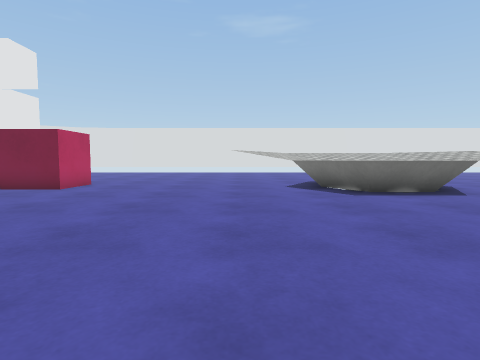
view 1 (above)

24 first-person views from a walk through a scene from a Unity 3-D project. The camera is 0.49 m above the floor, tilts 4° down and sees 80° across. The floor is counted in squares, 0.5 m on a side. Each view is taken from the middle of a square. On the plan, view 1 faces up. The plan holds only what a view shows up to about 11 squares ahead; the rest is blank. The place goes on beyond the plan. Surface patterns are stand-ins for the level's own textures.

view 2
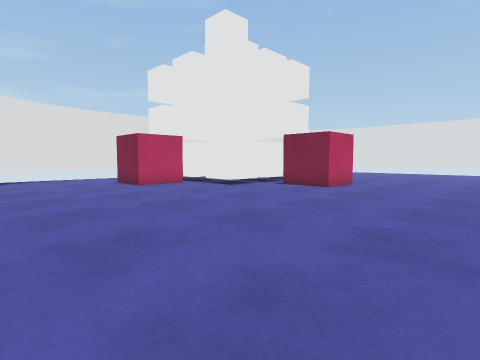

view 3
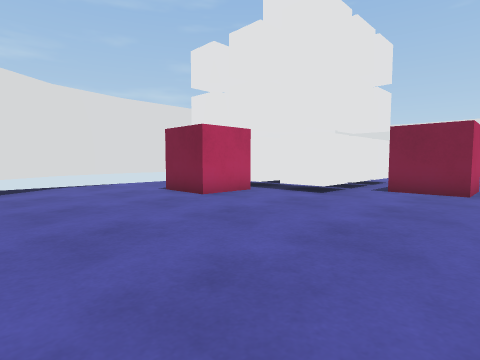

view 4
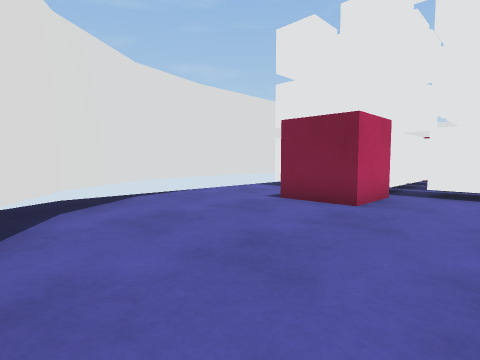

view 5
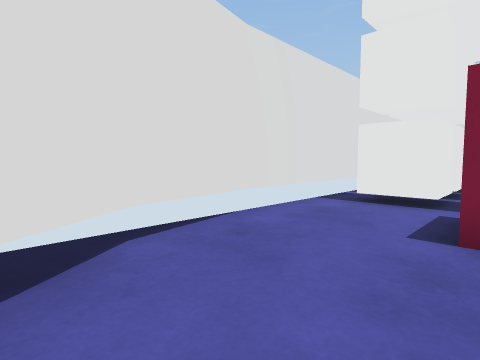

view 6
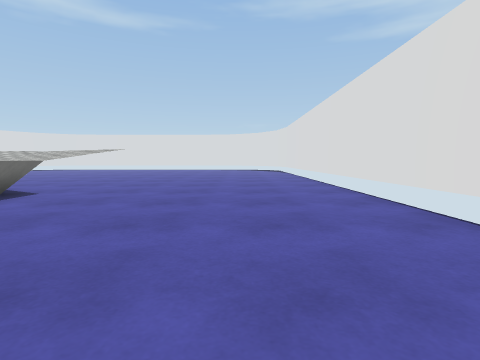

view 7
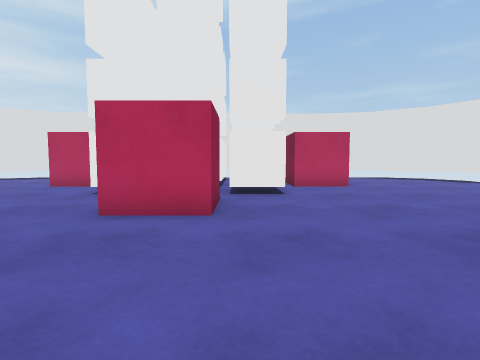

view 8
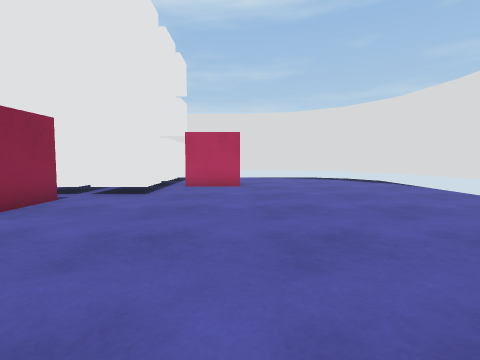

view 9
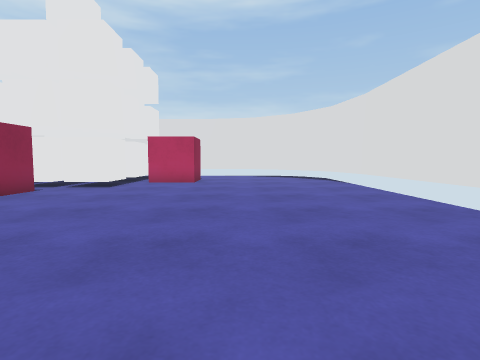

view 10
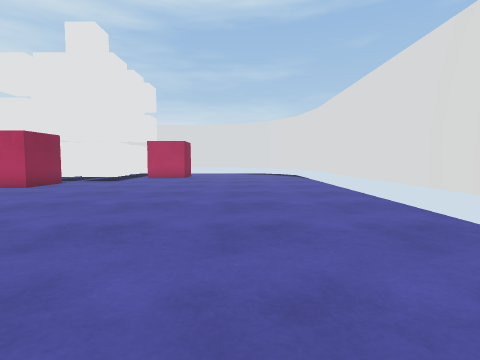

view 11
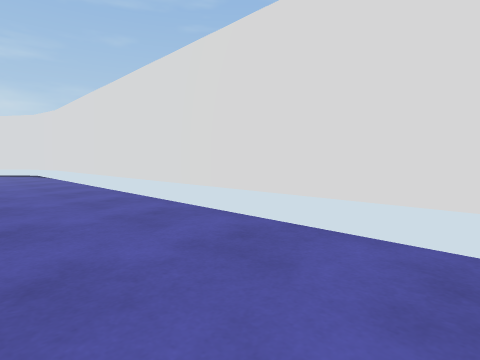

view 12
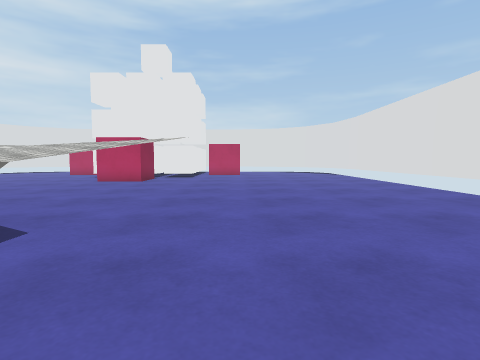

view 13
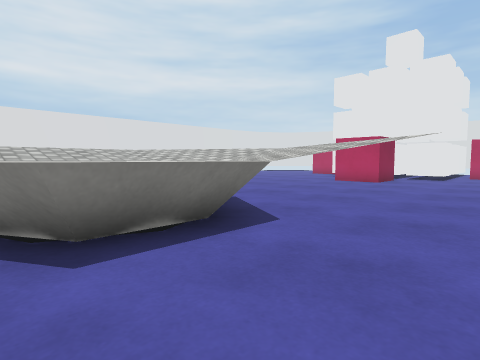

view 14
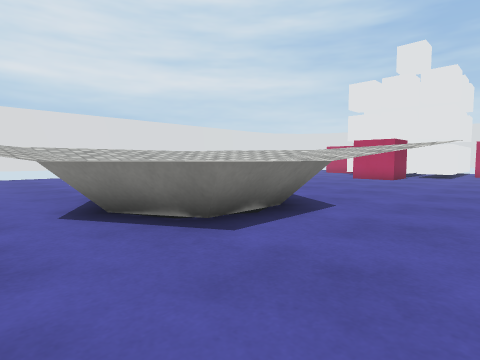

view 15
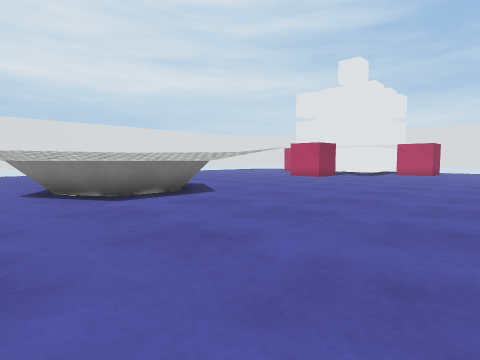

view 16
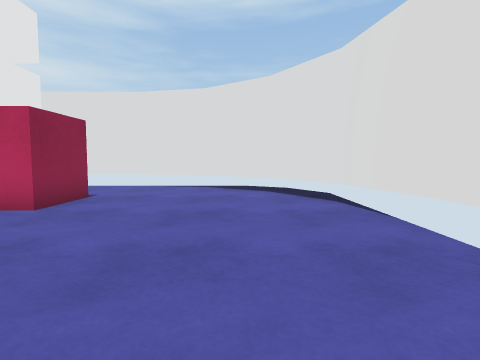

view 17
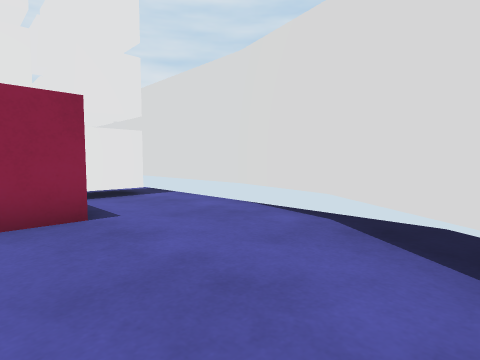

view 18
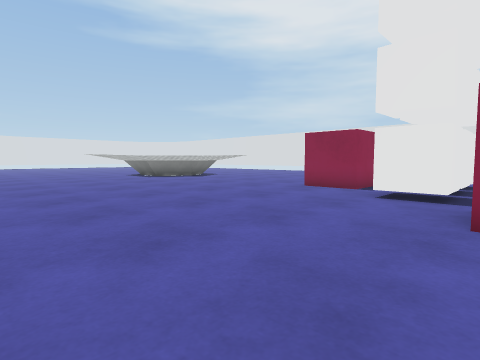

view 19
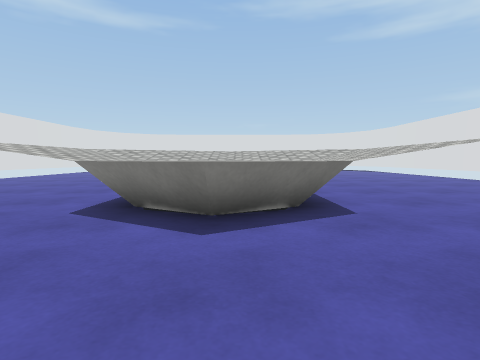

view 20
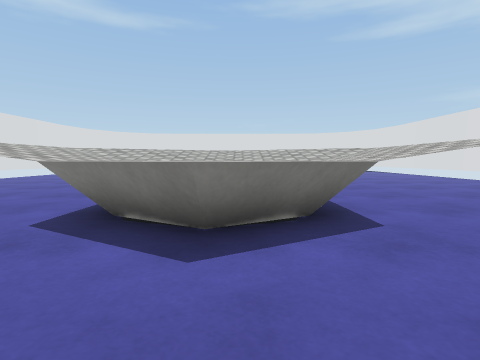

view 21
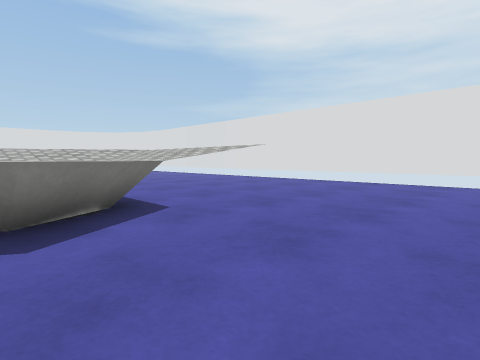

view 22
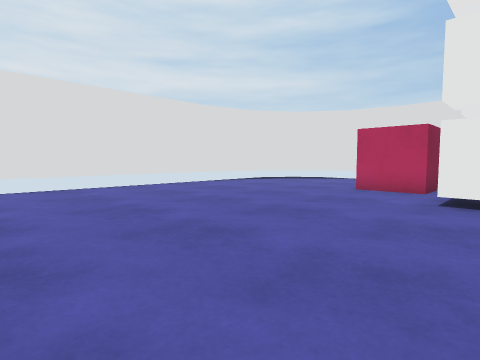

view 23
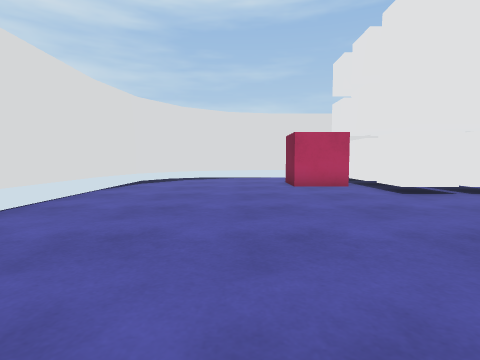

view 24
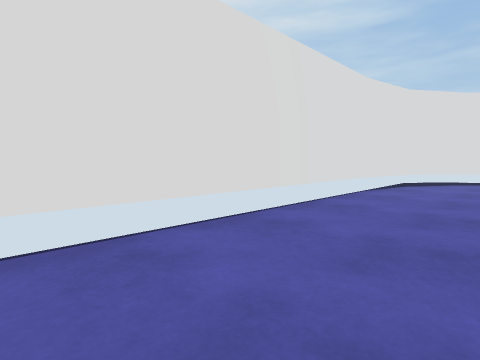

### Floor plan
Key: @ floor where view 1 was taken; # wall or solid block; . floor; ^ raised ledge; v drop or lower ground; C cube; O other object.
Columns run from 17 left of view 1 to 9 right of it. Each row starts with its distance up from view 1.
 23     ^^^##################
 22    ##....................
 21   ##.....................
 20  ##........................
 19 ^#.........................
 18 ^..........................
 17 ^..........................
 16 ^...CC.....................
 15 ^... C.............OOOOOOO.
 14 ^... C.............OOOOOOO.
 13 ^CCCCCCCC.........OOOOOOOOO
 12 ^   CCC C.........OOOOvOOOO
 11 ^  CCCCCCCCC.....OOOO  vOOO
 10 ^  CCCCCCCCC.....OOOO   OOO
  9 ^  CCCC C.........OOOOvOOOO
  8 ^CCCCCCCC.........OOOOOOOOO
  7 ^...CC.............OOOOOOO.
  6 ^... C.............OOOOOOO.
  5 ^...CC.....................
  4 ^..........................
  3 ^#.........................
  2 ^#.........................
  1  ^#........................
  0  ^^#.............@.........
 -1   ^^^#.....................
 -2       ^^^^^^^^^^^^^^^^^^^^^

Positions as (right, up) in squares from view 1, and headings:
1: (0, 0), facing up
2: (-1, 0), facing up-left
3: (-5, 0), facing up-left
4: (-9, -1), facing up-left
5: (-13, 1), facing up-left
6: (-2, 2), facing right
7: (-1, 12), facing left
8: (-1, 16), facing left
9: (1, 18), facing left
10: (4, 19), facing left
11: (7, 19), facing up-left
12: (7, 16), facing left
13: (7, 16), facing down-left
14: (9, 16), facing down-left
15: (9, 20), facing down-left
16: (-6, 20), facing left
17: (-12, 21), facing down-left
18: (-12, 21), facing down-right
19: (-2, 10), facing right
20: (-1, 10), facing right
21: (-2, 11), facing down-right
22: (-2, 9), facing down-left
23: (-1, 3), facing left
24: (-1, 2), facing down-left
